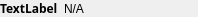
<?xml version="1.0" encoding="UTF-8"?>
<ui version="4.0">
 <class>LabeledLabel</class>
 <widget class="QWidget" name="LabeledLabel">
  <property name="geometry">
   <rect>
    <x>0</x>
    <y>0</y>
    <width>198</width>
    <height>16</height>
   </rect>
  </property>
  <property name="windowTitle">
   <string>Form</string>
  </property>
  <layout class="QGridLayout" name="gridLayout">
   <property name="margin">
    <number>0</number>
   </property>
   <item row="0" column="0">
    <widget class="QLabel" name="label">
     <property name="sizePolicy">
      <sizepolicy hsizetype="Preferred" vsizetype="Preferred">
       <horstretch>0</horstretch>
       <verstretch>0</verstretch>
      </sizepolicy>
     </property>
     <property name="font">
      <font>
       <family>Sans Serif</family>
       <weight>75</weight>
       <bold>true</bold>
      </font>
     </property>
     <property name="text">
      <string>TextLabel</string>
     </property>
    </widget>
   </item>
   <item row="0" column="1">
    <widget class="QLabel" name="text">
     <property name="sizePolicy">
      <sizepolicy hsizetype="Expanding" vsizetype="Preferred">
       <horstretch>0</horstretch>
       <verstretch>0</verstretch>
      </sizepolicy>
     </property>
     <property name="text">
      <string>N/A</string>
     </property>
     <property name="wordWrap">
      <bool>true</bool>
     </property>
    </widget>
   </item>
  </layout>
 </widget>
 <resources/>
 <connections/>
</ui>
